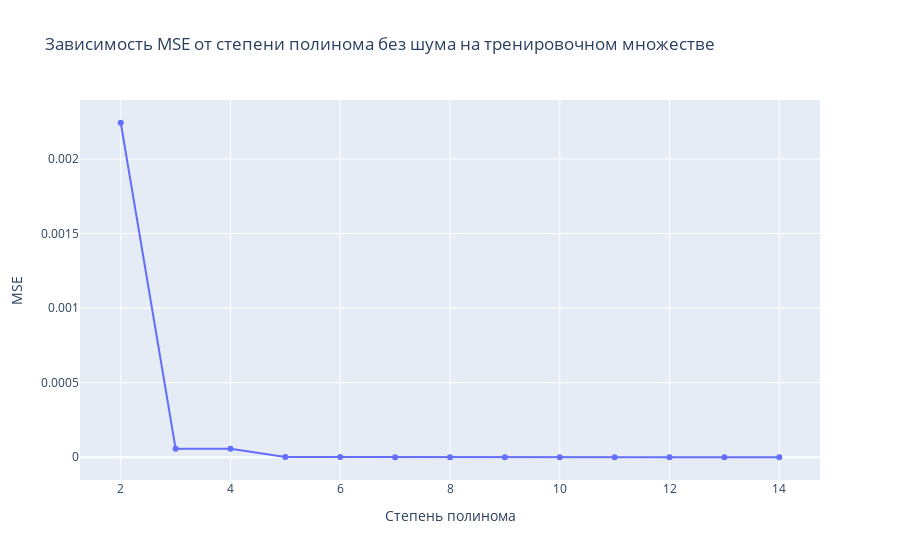

The notebook cell this image was saved under:
### Code cell
plot_mse_extent(polynoms, mses, "Зависимость MSE от степени полинома без шума на тренировочном множестве")

### Figure 1 — Plotly figure (JSON) as saved in the notebook; plotly's stock layout.template omitted (floating-point values rounded to 4 significant figures)
{"data": [{"type": "scatter", "x": [2, 3, 4, 5, 6, 7, 8, 9, 10, 11, 12, 13, 14], "y": [0.002243, 5.722e-05, 5.722e-05, 9.544e-07, 9.544e-07, 4.664e-09, 4.664e-09, 3.221e-29, 3.627e-31, 3.347e-29, 1.202e-31, 2.098e-30, 5.863e-29]}], "layout": {"title": {"text": "Зависимость MSE от степени полинома без шума на тренировочном множестве"}, "xaxis": {"title": {"text": "Степень полинома"}}, "yaxis": {"title": {"text": "MSE"}}}}
